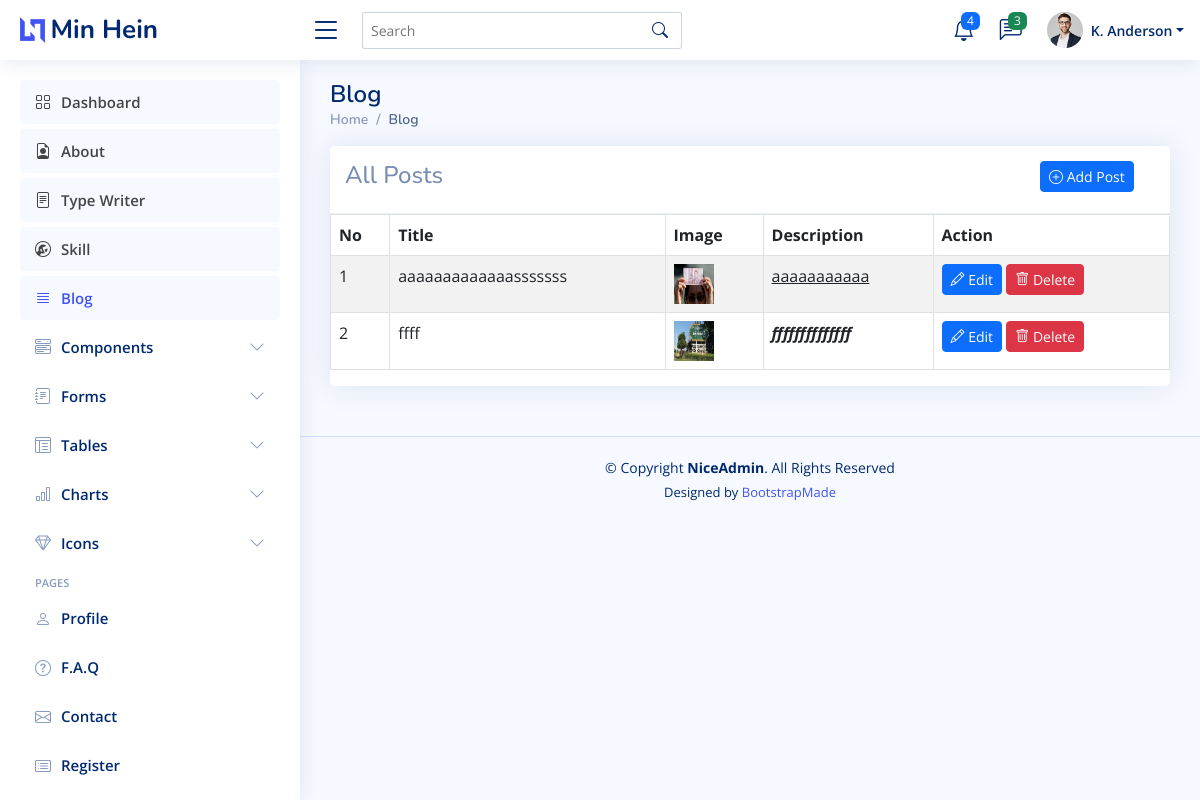
The page /dashboard/blog/ on the database its author committed.
### dashboard/models.py (models this page shows, shortened)
class Blog(models.Model):
    title = models.CharField(max_length=255, null=True)
    image = models.ImageField(upload_to="blog-photos", null=True)
    description = RichTextUploadingField(null=True, blank=True)
    created_at = models.DateTimeField(auto_now=True)
    updated_at = models.DateTimeField(auto_now_add=True)
    slug = models.SlugField(max_length=255, null=False,blank=True,unique=True,editable=False,)

### dashboard/views.py (the view)
# urls.py: path('blog/', views.blog, name='blog'),
def blog(request):
    blogs = Blog.objects.all()
    context = {'blogs':blogs}
    return render(request, 'dashboard/blog/blog.html', context)

### dashboard/templates/dashboard/blog/blog.html (shortened to what this page needs)
{% extends "dashboard/main.html" %}
{% block content %}
<div class="pagetitle">
    <h1>Blog</h1>
    <nav>
      <ol class="breadcrumb">
        <li class="breadcrumb-item"><a href="{% url 'dashboard' %}">Home</a></li>
        <li class="breadcrumb-item active">Blog</li>
      </ol>
    </nav>
</div>
<div class="card">
  <div class="card-header">
    <div class="row">
      <div class="col-md-10">
        <h4>All Posts</h4>
      </div>
      <div class="col-md-2">
        <a href="{% url 'blog-add' %}" class="btn btn-primary btn-sm">
          <i class="bi bi-plus-circle"></i> Add Post
        </a>
      </div>
    </div>
  </div>
  <div class="row">
    <div class="col-md-12">
      <table class="table table-striped table-bordered">
          <thead>
            <tr>
              <th scope="col">No</th>
              <th scope="col">Title</th>
              <th scope="col">Image</th>
              <th scope="col">Description</th>
              <th scope="col">Action</th>
            </tr>
          </thead>
          <tbody>
            {% for blog in blogs %}
              <tr>
                  <td>{{ forloop.counter }}</td>
                  <td>{{ blog.title }}</td>
                  <td>
                      <img src="{{ blog.image.url }}" alt="" width="40px" height="40px">
                  </td>
                  <td>{{ blog.description|safe }}</td>
                  <td>
                      <a href="{% url "blog-edit" blog.slug %}" class="btn btn-primary btn-sm">
                          <i class="bi bi-pencil"></i> Edit
                      </a>
                      <a href="{% url "blog-delete" blog.slug %}" class="btn btn-danger btn-sm">
                          <i class="bi bi-trash"></i> Delete
                      </a>
                  </td>
              </tr>
            {% endfor %}
          </tbody>
        </table>
    </div>
  </div>
</div>
{% endblock content %}

### static/assets/css/style.css (style rules this page uses)
:root { scroll-behavior: smooth; }
body { font-family: "Open Sans", sans-serif; background: #f6f9ff; color: #444444; }
h1, h2, h3, h4, h5, h6 { font-family: "Nunito", sans-serif; }
.pagetitle { margin-bottom: 10px; }
.pagetitle h1 { font-size: 24px; margin-bottom: 0; font-weight: 600; color: #012970; }
.card { margin-bottom: 30px; border: none; border-radius: 5px; box-shadow: 0px 0 30px rgba(1, 41, 112, 0.1); }
.card-header, .card-footer { border-color: #ebeef4; background-color: #fff; color: #798eb3; padding: 15px; }
.breadcrumb { font-size: 14px; font-family: "Nunito", sans-serif; color: #899bbd; font-weight: 600; }
.breadcrumb a { color: #899bbd; transition: 0.3s; }
.breadcrumb .breadcrumb-item::before { color: #899bbd; }
.breadcrumb .active { color: #51678f; font-weight: 600; }

### rows shown on the page
Blog: title "aaaaaaaaaaaaasssssss", image (picture), description "aaaaaaaaaaa"
Blog: title "ffff", image (picture), description "ffffffffffffff"
